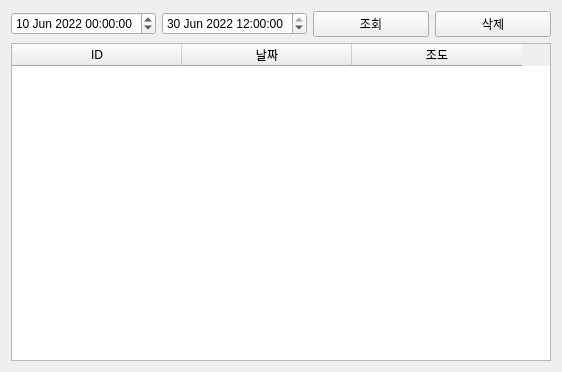
<?xml version="1.0" encoding="UTF-8"?>
<ui version="4.0">
 <class>Tab6Database</class>
 <widget class="QWidget" name="Tab6Database">
  <property name="geometry">
   <rect>
    <x>0</x>
    <y>0</y>
    <width>562</width>
    <height>372</height>
   </rect>
  </property>
  <property name="windowTitle">
   <string>Form</string>
  </property>
  <layout class="QVBoxLayout" name="verticalLayout">
   <item>
    <layout class="QHBoxLayout" name="horizontalLayout">
     <item>
      <widget class="QDateTimeEdit" name="pDateTimeEditFrom">
       <property name="dateTime">
        <datetime>
         <hour>0</hour>
         <minute>0</minute>
         <second>0</second>
         <year>2022</year>
         <month>6</month>
         <day>10</day>
        </datetime>
       </property>
      </widget>
     </item>
     <item>
      <widget class="QDateTimeEdit" name="pDateTimeEditTo">
       <property name="dateTime">
        <datetime>
         <hour>12</hour>
         <minute>0</minute>
         <second>0</second>
         <year>2022</year>
         <month>6</month>
         <day>30</day>
        </datetime>
       </property>
      </widget>
     </item>
     <item>
      <widget class="QPushButton" name="pPBSearchButton">
       <property name="text">
        <string>조회</string>
       </property>
      </widget>
     </item>
     <item>
      <widget class="QPushButton" name="pPBDeleteButton">
       <property name="text">
        <string>삭제</string>
       </property>
      </widget>
     </item>
    </layout>
   </item>
   <item>
    <layout class="QHBoxLayout" name="horizontalLayout_2">
     <item>
      <widget class="QTableWidget" name="pTableWidget">
       <attribute name="horizontalHeaderDefaultSectionSize">
        <number>170</number>
       </attribute>
       <column>
        <property name="text">
         <string>ID</string>
        </property>
       </column>
       <column>
        <property name="text">
         <string>날짜</string>
        </property>
       </column>
       <column>
        <property name="text">
         <string>조도</string>
        </property>
       </column>
      </widget>
     </item>
    </layout>
   </item>
  </layout>
 </widget>
 <resources/>
 <connections/>
</ui>
